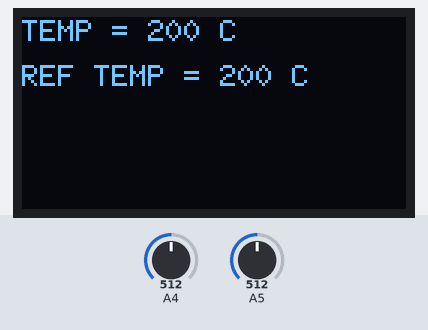
A sketch run on a simulated Arduino Uno, built with avr-gcc and run on an emulated ATmega328P. On the bench: 128×64 one-colour display. The inputs (shaded band) are chosen by the test bench; at power-on: A5 = 512, A4 = 512. What the sketch prints to the serial monitor is not drawn.

Above: at 1.3 s.
1.4 s: A5 set to 515
At 3.8 s:
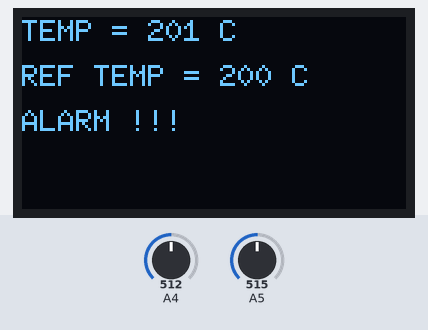
4.4 s: A4 set to 531
At 5.9 s:
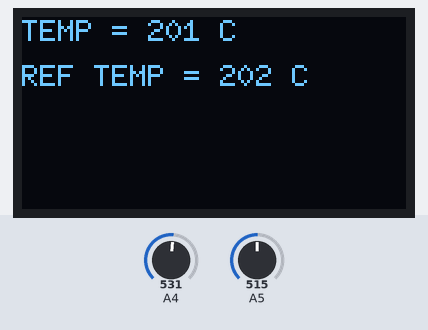
6.9 s: A4 set to 716
At 8.0 s:
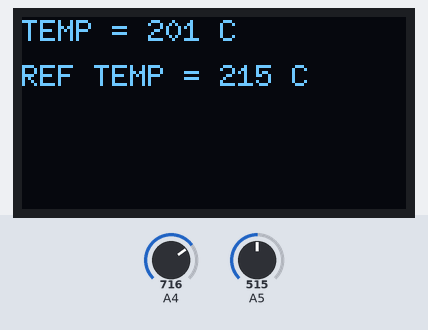
9.6 s: A5 set to 716
At 10.6 s:
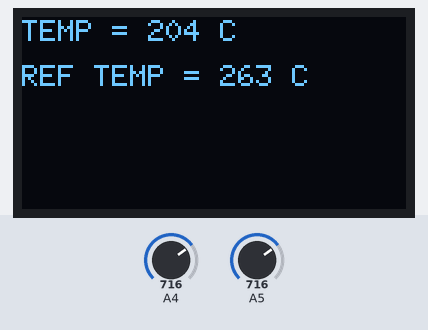
12.2 s: A4 set to 458
At 13.2 s:
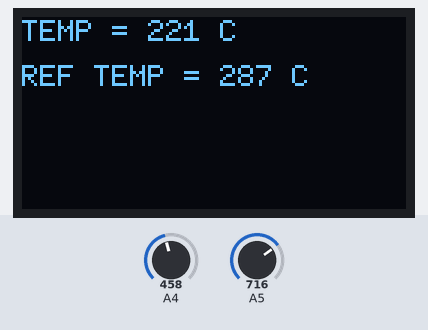
14.8 s: A4 set to 436
At 16.0 s:
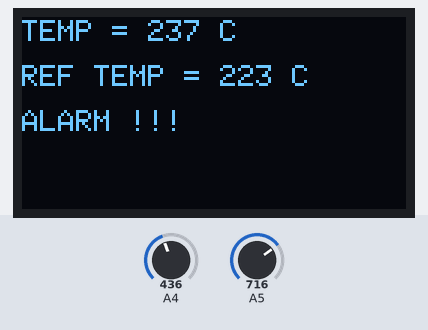
Timing chart, 0 to 17.8 s (numbered marks = the images above; inputs shaded):
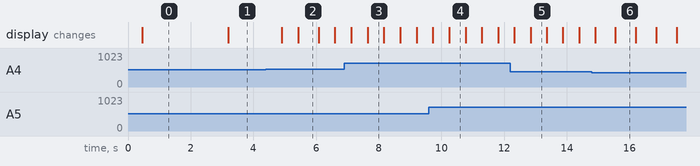

The sketch:

fase5_sensor.ino
```cpp
#include <U8g2lib.h>
#include <SoftwareSerial.h>

// Incluimos la clase que hemos implementado para gestionar una media móvil
// y el conjunto de atributos del elemento sensor.
#include "MovingAverage.h"
#include "SensorData.h"

// Clave con la IP.
#define MY_IP "192.168.0.8"

// Clave para la publicación de datos en ThingSpeak.com.
#define THINGSPEAK_KEY "N7VK389S52SRWNTV"

// Frecuencia (aproximada) de envío (en ms) a Thingspeak.com.
#define THINGSPEAK_SENDING_FREQ_MS 60000

// Descomentar la siguiente línea para activar el modo debug.
#define DEBUG

// Establecemos los pines que usaremos para conectar el módulo Bluetooth HC-05.
#define PIN_RX 10 // pin Arduino a conectar con el pin TX del HC-05
#define PIN_TX 11 // pin Arduino a conectar con el pin RX del HC-05

// Establecemos la velocidad de conexión con el módulo HC-05 que previamente
// se configuró.
#define BT_BAUD 9600

// Creamos el objeto que representa el módulo Bluetooth.
SoftwareSerial BT(PIN_RX,PIN_TX);

// Establecemos los pines que usaremos para conectar el módulo ESP8266.
#define PIN_RX 13 // pin Arduino a conectar con el pin TX del ESP8266
#define PIN_TX 12 // pin Arduino a conectar con el pin RX del ESP8266

// Establecemos la velocidad a la que está configurado el módulo ESP8266.
#define WIFI_BAUD 115200

// Creamos el objeto que representa el módulo ESP8266 que previamente se
// habrá configurado como host con los valores SSID y password de la red wifi.
// AT+CWMODE=1
// AT+CWJAP="SSID","PASSWORD"
SoftwareSerial esp8266(PIN_RX, PIN_TX);

// Asignar el pin analógico para la medida del sensor.
#define PIN_ANALOGICO_MEDIDA 5

// Asignamos la tensión de referencia para el sensor.
#define VS_mV 5000

// Asignar el pin analógico para la medida del potenciómetro.
#define PIN_ANALOGICO_POTENCIOMETRO 4

// Asignar pines digitales para la pantalla OLED.
#define DIGITAL_PIN_SCK 2
#define DIGITAL_PIN_SDA 3
#define DIGITAL_PIN_DC 4
#define DIGITAL_PIN_CS 5

// El pin RES debe estar a 5 V, podemos conectarlo a alimentación o usar
// un pin digital a nivel alto. Prefiero usar la conexión a alimentación
// porque así preservamos el pin digital para otros usos.

// Invocamos el constructor para crear el objeto que representa la pantalla.
U8G2_SH1106_128X64_NONAME_1_4W_SW_SPI u8g2(U8G2_R0, DIGITAL_PIN_SCK,
DIGITAL_PIN_SDA, DIGITAL_PIN_CS, DIGITAL_PIN_DC);

void setup() {
#ifdef DEBUG
  // Configuramos la depuración.
  Serial.begin(9600);
#endif

  // Configuramos los pines analógicos como entradas.
  pinMode(PIN_ANALOGICO_MEDIDA, INPUT);
  pinMode(PIN_ANALOGICO_POTENCIOMETRO, INPUT);

  // Configuramos la pantalla OLED.
  u8g2.setFont(u8g2_font_6x10_mf);
  u8g2.setFontRefHeightExtendedText();
  u8g2.setFontPosTop();
  u8g2.begin();

  // Configuramos el puerto serie que nos permite interactuar con el módulo
  // Bluetooth.
  BT.begin(BT_BAUD);

  // Configuramos el puerto serie que nos permite interactuar con el
  // modulo wifi.
  esp8266.begin(WIFI_BAUD);
}

float Volt2Temp(float value_mV) {
  // *** IMPORTANTE ***
  // Estoy usando un sensor de temperatura TMP36 que devuelve un valor de
  // tensión que debe transformarse en una temperatura considerando las
  // indicaciones del fabricante para este modelo.
  return (value_mV - 500) / 10;
}

float CurrentAnalogValue(int pin) {
  // Leemos el valor del sensor.
  int rawValue = analogRead(pin);

  // Transformamos en tensión.
  float value_mV = map(rawValue, 0, 1023, 0, VS_mV);

  // Transformamos en temperatura.
  float value_C = Volt2Temp(value_mV);

#ifdef DEBUG
  Serial.print("PIN = ");
  Serial.println(pin);
  Serial.print("value_mV = ");
  Serial.println(value_mV);
  Serial.print("value_C = ");
  Serial.println(value_C);
#endif

  return value_C;
}

void DisplaySensor(int valSensor, int valPot, bool alarm) {
  u8g2.firstPage();
  do {
      u8g2.setCursor(0, 0);
      u8g2.print("TEMP = ");
      u8g2.print(String(valSensor).c_str());
      u8g2.print(" C");
      u8g2.setCursor(0, 15);
      u8g2.print("REF TEMP = ");
      u8g2.print(String(valPot).c_str());
      u8g2.print(" C");
      u8g2.setCursor(0, 30);
      if (alarm)
        u8g2.print("ALARM !!!");
  } while(u8g2.nextPage());
}

String DoSerial (int valSensor, int valPot, bool alarm) {
  String str(valSensor);
  str += "#";
  str += (alarm)? "1" : "0";
  str += '\n';
  return str;
}

void SendTemperature2ThingSpeakDotCom (int temp) {

    // Habilitamos la escucha por el puerto serie que representa
    // el módulo ESP8266 que nos ofrece la conexión WiFi.
    esp8266.listen();

    // Preparamos y enviamos los distintos comandos.
    String cmd;

    cmd = "AT+CIPMODE=0\r\n";
    esp8266.print(cmd.c_str());
#ifdef DEBUG
    Serial.println(cmd.c_str());
#endif
    delay(500);

    cmd = "AT+CIPMUX=0\r\n";
    esp8266.print(cmd.c_str());
#ifdef DEBUG
    Serial.println(cmd.c_str());
#endif
    delay(500);

    cmd = "AT+CIPSSLSIZE=4096\r\n";
    esp8266.print(cmd.c_str());
#ifdef DEBUG
    Serial.println(cmd.c_str());
#endif
    delay(500);

    cmd = "AT+CIPSTART=\"SSL\",\"api.thingspeak.com\",443\r\n";
    esp8266.print(cmd.c_str());
#ifdef DEBUG
    Serial.println(cmd.c_str());
#endif
    delay(1000);

    String httpGet = "GET /update?api_key=";
    httpGet += THINGSPEAK_KEY;
    httpGet += "&field1=";
    httpGet += String(temp);
    httpGet += "&headers=false HTTP/1.1\r\nHost: ";
    httpGet += MY_IP;
    httpGet += "\r\nConnection: close\r\nAccept: */*\r\n\r\n";

    cmd = "AT+CIPSEND=" + String(httpGet.length()) + "\r\n";
    esp8266.print(cmd.c_str());
    delay(500);
    esp8266.println(httpGet.c_str());
    delay(1000);
#ifdef DEBUG
    Serial.println(cmd.c_str());
    Serial.print(httpGet);
#endif

    cmd = "AT+CIPCLOSE\r\n";
    esp8266.print(cmd.c_str());
#ifdef DEBUG
    Serial.println(cmd.c_str());
#endif
    delay(1000);

    // Leemos toda la información que haya recibido el puerto.
    while (esp8266.available())
      esp8266.read();

    // Volvemos a hacer que el puerto de escucha sea el puerto BT (aunque
    // por ahora los wearables no responden a nuestros envíos).
    BT.listen();
}

void loop() {

  // Creamos un objeto que representa la situación del elemento sensor que,
  // al ser static, se preservará entre invocaciones de la función.
  static SensorData sensor;

  // Creamos los objetos que representan las medias móviles. Ponemos
  // una media móvil con más tamaño para el sensor para atenuar más
  // las pequeñas variaciones que las del potenciómetro. Esto hace
  // más cómodo variar la temperatura de referencia.
  static MovingAverage avgSensor(30);
  static MovingAverage avgPot(10);

  // Calculamos el valor de temperatura del sensor y del potenciómetro.
  int valSensor = avgSensor.Add(CurrentAnalogValue(PIN_ANALOGICO_MEDIDA));
  int valPot = avgPot.Add(CurrentAnalogValue(PIN_ANALOGICO_POTENCIOMETRO));

  // Crearemos un objeto que representa la situación ahora mismo.
  SensorData current(valSensor, valPot);

  // Si la situación actual del sensor ha variado respecto a la anterior
  // entonces actuamos.
  if (current != sensor)
  {
    // Mostramos el valor de la temperatura del sensor y de la
    // temperatura de referencia establecida por el potenciómetro
    // y la condición de alarma en la pantalla OLED.
    DisplaySensor(current.GetSensorValue(), current.GetPotValue(), current.GetAlarm());

    // Para normalizar el intercambio de información invocaremos una
    // función que recibe el valor del sensor, el valor de referencia
    // y si hay condición de alarma y devuelve un string formateado.
    // El formato debe ser el mismo que se asuma en el código del
    // wearable para realizar la operación inversa.
    String data = DoSerial(current.GetSensorValue(), current.GetPotValue(), current.GetAlarm());

    // Enviamos el dato serializado por el puerto Bluetooth.
    BT.write(data.c_str());

#ifdef DEBUG
    Serial.println("Status changed. Refreshing display and sending new data.");
    Serial.println(data.c_str());
#endif

    // Actualizamos el estado.
    sensor = current;
  }

  // Esperamos entre iteraciones del bucle principal.
  const unsigned int iter_delay_ms = 100;
  delay(iter_delay_ms);

  // Para hacer un envío periódico a ThingSpeak.com tenemos en cuenta
  // la frecuencia prevista de envío y el número de iteraciones.
  static unsigned int numIter = 0;
  if (numIter >= THINGSPEAK_SENDING_FREQ_MS / iter_delay_ms)
  {
#ifdef DEBUG
    Serial.println("Sending data to ThingSpeak.com");
#endif

    // Enviamos el dato.
    SendTemperature2ThingSpeakDotCom(sensor.GetSensorValue());

    // Reseteamos el contador de iteraciones.
    numIter = 0;
  }
  else
    numIter++;
}
```

CircularBuffer.h
```cpp
// Clase auxiliar para manejar un buffer circular.

template <class T>
class CircularBuffer {
  public:
  CircularBuffer (const int size);
  ~CircularBuffer ();
  void Add (const T& value);
  int NumberOfElements () const;
  T& operator[] (int index) const;

  private:
  int maxSize;
  int firstPos;
  int numberOfElements;
  T* buffer;
};

template <class T>
CircularBuffer<T>::CircularBuffer (const int size) {
  maxSize = size;
  firstPos = numberOfElements = 0;
  buffer = new T[maxSize];
}

template <class T>
CircularBuffer<T>::~CircularBuffer () {
    delete buffer;
}

template <class T>
void CircularBuffer<T>::Add (const T& value) {
  // Calculamos la posición de inserción.
  int firstFreePos = (firstPos + numberOfElements) % maxSize;

  // Insertamos el valor.
  buffer[firstFreePos] = value;

  // El primer elemento del buffer se desplaza si este
  // ya se ha llenado. En caso contrario no hace falta
  // descartarlo.
  if (numberOfElements >= maxSize)
    firstPos++;
  else
    numberOfElements++;
}

template <class T>
int CircularBuffer<T>::NumberOfElements () const {
  return numberOfElements;
}

template <class T>
T& CircularBuffer<T>::operator[] (int index) const {
  // Transformamos el posicionamiento de index en el rango
  // 0 .. N-1 a las posiciones en el buffer circular.
  int pos = (firstPos + index) % maxSize;

  // Devolvemos el valor.
  return buffer[pos];
}
```

MovingAverage.h
```cpp
#include "CircularBuffer.h"

// Clase auxiliar para manejar una media móvil.

class MovingAverage {
  public:
  MovingAverage (const int size);
  float Add (const float newValue);

  private:
  CircularBuffer<float> avg;
};

MovingAverage::MovingAverage (const int size) :avg(size) {
}

float MovingAverage::Add (const float newValue) {
  avg.Add(newValue);

  float sum = 0;
  for (int i = 0; i < avg.NumberOfElements(); i++)
    sum += avg[i];

  return sum / avg.NumberOfElements();
}
```

SensorData.h
```cpp
// Clase auxiliar para representar los datos del sensor y su situación.

class SensorData {
  public:
  SensorData (int s, int p);
  void SetSensorValue (int value);
  int GetSensorValue () const;
  void SetPotValue (int value);
  int GetPotValue () const;
  bool GetAlarm () const;

  private:
  int valSensor;
  int valPot;
};

SensorData::SensorData (int s = 0, int p = 0) {
  SetSensorValue(s);
  SetPotValue(p);
}

void SensorData::SetSensorValue (int value) {
  valSensor = value;
}

int SensorData::GetSensorValue () const {
  return valSensor;
}

void SensorData::SetPotValue (int value) {
  valPot = value;
}

int SensorData::GetPotValue () const {
  return valPot;
}

bool SensorData::GetAlarm () const {
  return (valSensor > valPot);
}

bool operator== (const SensorData& left, const SensorData& right) {
  if (left.GetSensorValue() != right.GetSensorValue())
    return false;
  if (left.GetPotValue() != right.GetPotValue())
    return false;
  if (left.GetAlarm() != right.GetAlarm())
    return false;

  return true;
}

bool operator!= (const SensorData& left, const SensorData& right) {
  return !(left == right);
}
```

Measured:
- the behaviour switches between 514 and 515 on A5 (found by bisection; images 0 and 1)
- the behaviour switches between 513 and 514 on A4 (found by bisection; images 1 and 2)
- the behaviour switches between 447 and 446 on A4 (found by bisection; images 5 and 6)
- after the input at 1.4 s, the display: changes after 1.8 s (image 1)
- after the input at 4.4 s, the display: first changes after 0.50 s (image 2 shows a later state)
- what the display in image 3 shows lasts 0.6 s, from 7.6 s to 8.2 s
- what the display in image 6 shows lasts 0.7 s, from 15.5 s to 16.2 s
